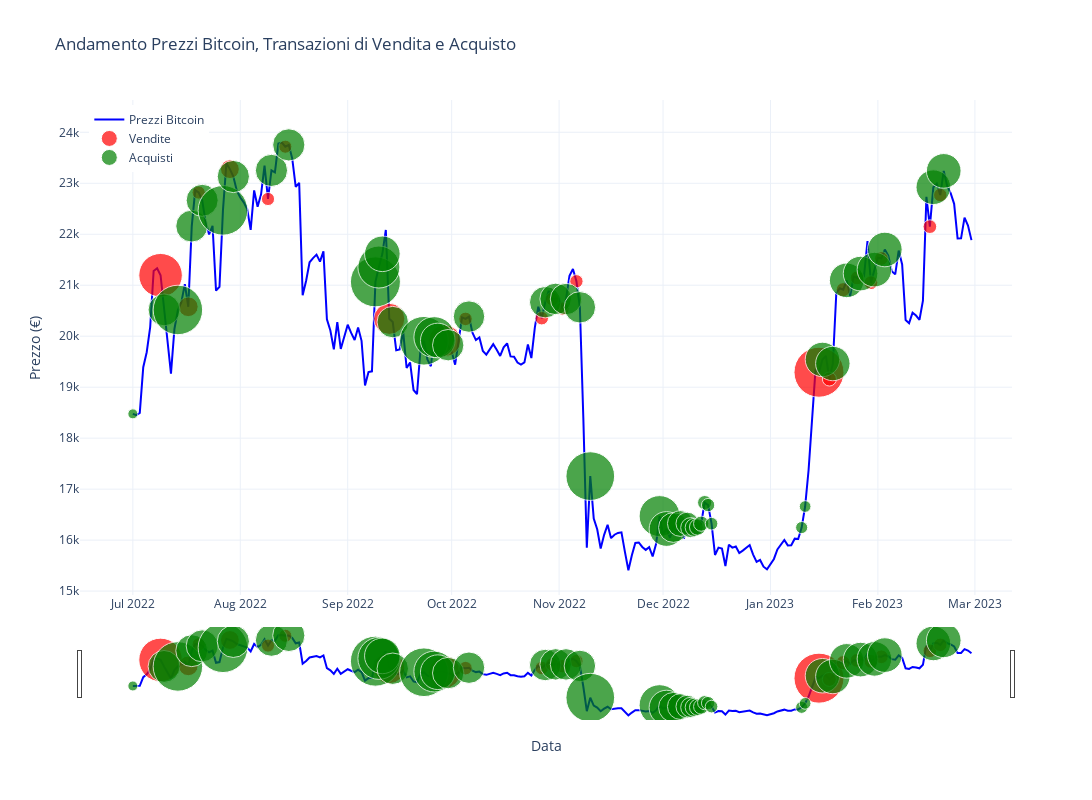

Source (notebook cell):
### Code cell
crea_grafico_transazioni(df_transazioni)

### Figure 1 — Plotly figure (JSON) as saved in the notebook; plotly's stock layout.template omitted (floating-point values rounded to 4 significant figures; data arrays with more than 128 entries replaced by an {"elided": "..."} marker saying what was removed)
{"data": [{"hoverinfo": "x+y", "line": {"color": "blue", "width": 2}, "mode": "lines", "name": "Prezzi Bitcoin", "type": "scatter", "x": {"elided": "243 str values"}, "y": {"elided": "243 float values"}}, {"hoverinfo": "text", "marker": {"color": "red", "opacity": 0.7, "size": [43.54, 19.7, 13.21, 18.87, 13.11, 13.09, 31.15, 31.98, 13.5, 13.41, 13.37, 13.36, 13.35, 50, 14.06, 14.07, 13.78, 13.76, 13.74, 13.68, 13.49]}, "mode": "markers", "name": "Vendite", "text": ["Timestamp: 2022-07-09 00:00:00<br>Prezzo: 21196.38 €<br>Bitcoin venduti: -0.0248<br>Liquidità guadagnata: 525.28 €<br>Valore totale portafoglio: 525.29 €", "Timestamp: 2022-07-17 00:00:00<br>Prezzo: 20577.68 €<br>Bitcoin venduti: -0.0072<br>Liquidità guadagnata: 147.52 €<br>Valore totale portafoglio: 525.73 €", "Timestamp: 2022-07-20 00:00:00<br>Prezzo: 22818.70 €<br>Bitcoin venduti: -0.0024<br>Liquidità guadagnata: 54.13 €<br>Valore totale portafoglio: 527.29 €", "Timestamp: 2022-07-29 00:00:00<br>Prezzo: 23277.88 €<br>Bitcoin venduti: -0.0066<br>Liquidità guadagnata: 152.48 €<br>Valore totale portafoglio: 532.13 €", "Timestamp: 2022-08-09 00:00:00<br>Prezzo: 22691.77 €<br>Bitcoin venduti: -0.0023<br>Liquidità guadagnata: 52.20 €<br>Valore totale portafoglio: 531.12 €", "Timestamp: 2022-08-14 00:00:00<br>Prezzo: 23717.82 €<br>Bitcoin venduti: -0.0023<br>Liquidità guadagnata: 54.17 €<br>Valore totale portafoglio: 532.18 €", "Timestamp: 2022-09-13 00:00:00<br>Prezzo: 20340.89 €<br>Bitcoin venduti: -0.0156<br>Liquidità guadagnata: 317.79 €<br>Valore totale portafoglio: 513.97 €", "Timestamp: 2022-09-29 00:00:00<br>Prezzo: 19912.35 €<br>Bitcoin venduti: -0.0162<br>Liquidità guadagnata: 323.31 €<br>Valore totale portafoglio: 512.79 €", "Timestamp: 2022-10-05 00:00:00<br>Prezzo: 20339.48 €<br>Bitcoin venduti: -0.0026<br>Liquidità guadagnata: 52.61 €<br>Valore totale portafoglio: 514.12 €", "Timestamp: 2022-10-27 00:00:00<br>Prezzo: 20353.02 €<br>Bitcoin venduti: -0.0025<br>Liquidità guadagnata: 51.33 €<br>Valore totale portafoglio: 514.04 €", "Timestamp: 2022-10-30 00:00:00<br>Prezzo: 20729.80 €<br>Bitcoin venduti: -0.0025<br>Liquidità guadagnata: 51.56 €<br>Valore totale portafoglio: 514.19 €", "Timestamp: 2022-11-02 00:00:00<br>Prezzo: 20541.53 €<br>Bitcoin venduti: -0.0025<br>Liquidità guadagnata: 50.95 €<br>Valore totale portafoglio: 513.72 €", "Timestamp: 2022-11-06 00:00:00<br>Prezzo: 21077.32 €<br>Bitcoin venduti: -0.0025<br>Liquidità guadagnata: 52.23 €<br>Valore totale portafoglio: 514.58 €", "Timestamp: 2023-01-15 00:00:00<br>Prezzo: 19293.44 €<br>Bitcoin venduti: -0.0296<br>Liquidità guadagnata: 570.16 €<br>Valore totale portafoglio: 586.45 €", "Timestamp: 2023-01-18 00:00:00<br>Prezzo: 19160.00 €<br>Bitcoin venduti: -0.0030<br>Liquidità guadagnata: 57.49 €<br>Valore totale portafoglio: 585.30 €", "Timestamp: 2023-01-22 00:00:00<br>Prezzo: 20912.85 €<br>Bitcoin venduti: -0.0030<br>Liquidità guadagnata: 62.89 €<br>Valore totale portafoglio: 589.65 €", "Timestamp: 2023-01-26 00:00:00<br>Prezzo: 21143.86 €<br>Bitcoin venduti: -0.0028<br>Liquidità guadagnata: 59.10 €<br>Valore totale portafoglio: 589.79 €", "Timestamp: 2023-01-30 00:00:00<br>Prezzo: 21050.04 €<br>Bitcoin venduti: -0.0028<br>Liquidità guadagnata: 58.48 €<br>Valore totale portafoglio: 589.29 €", "Timestamp: 2023-02-02 00:00:00<br>Prezzo: 21524.57 €<br>Bitcoin venduti: -0.0028<br>Liquidità guadagnata: 59.54 €<br>Valore totale portafoglio: 589.90 €", "Timestamp: 2023-02-16 00:00:00<br>Prezzo: 22149.28 €<br>Bitcoin venduti: -0.0027<br>Liquidità guadagnata: 60.21 €<br>Valore totale portafoglio: 591.12 €", "Timestamp: 2023-02-19 00:00:00<br>Prezzo: 22770.06 €<br>Bitcoin venduti: -0.0026<br>Liquidità guadagnata: 58.72 €<br>Valore totale portafoglio: 590.72 €"], "type": "scatter", "x": ["2022-07-09T00:00:00", "2022-07-17T00:00:00", "2022-07-20T00:00:00", "2022-07-29T00:00:00", "2022-08-09T00:00:00", "2022-08-14T00:00:00", "2022-09-13T00:00:00", "2022-09-29T00:00:00", "2022-10-05T00:00:00", "2022-10-27T00:00:00", "2022-10-30T00:00:00", "2022-11-02T00:00:00", "2022-11-06T00:00:00", "2023-01-15T00:00:00", "2023-01-18T00:00:00", "2023-01-22T00:00:00", "2023-01-26T00:00:00", "2023-01-30T00:00:00", "2023-02-02T00:00:00", "2023-02-16T00:00:00", "2023-02-19T00:00:00"], "y": [21200.0, 20580.0, 22820.0, 23280.0, 22690.0, 23720.0, 20340.0, 19910.0, 20340.0, 20350.0, 20730.0, 20540.0, 21080.0, 19290.0, 19160.0, 20910.0, 21140.0, 21050.0, 21520.0, 22150.0, 22770.0]}, {"hoverinfo": "text", "marker": {"color": "green", "opacity": 0.7, "size": [10.0, 31.93, 49.48, 31.95, 32.02, 49.63, 32.22, 32.18, 32.22, 50, 42, 35.6, 31.46, 48.63, 40.91, 34.72, 31.41, 31.47, 31.46, 31.47, 31.45, 31.49, 48.68, 40.94, 34.75, 29.8, 25.84, 22.67, 20.14, 18.11, 16.49, 15.19, 14.15, 13.32, 12.66, 12.13, 11.7, 34.49, 34.44, 34.62, 34.63, 34.61, 34.63, 34.68, 34.67]}, "mode": "markers", "name": "Acquisti", "text": ["Timestamp: 2022-07-01 00:00:00<br>Prezzo: 18476.55 €<br>Liquidità spesa: 0.00 €<br>Bitcoin comprati: 0.0000<br>Valore totale portafoglio: 457.89 €", "Timestamp: 2022-07-10 00:00:00<br>Prezzo: 20517.04 €<br>Liquidità spesa: 52.53 €<br>Bitcoin comprati: 0.0026<br>Valore totale portafoglio: 525.29 €", "Timestamp: 2022-07-14 00:00:00<br>Prezzo: 20515.22 €<br>Liquidità spesa: 94.55 €<br>Bitcoin comprati: 0.0046<br>Valore totale portafoglio: 525.28 €", "Timestamp: 2022-07-18 00:00:00<br>Prezzo: 22160.57 €<br>Liquidità spesa: 52.57 €<br>Bitcoin comprati: 0.0024<br>Valore totale portafoglio: 525.73 €", "Timestamp: 2022-07-21 00:00:00<br>Prezzo: 22665.82 €<br>Liquidità spesa: 52.73 €<br>Bitcoin comprati: 0.0023<br>Valore totale portafoglio: 527.29 €", "Timestamp: 2022-07-27 00:00:00<br>Prezzo: 22469.16 €<br>Liquidità spesa: 94.91 €<br>Bitcoin comprati: 0.0042<br>Valore totale portafoglio: 526.83 €", "Timestamp: 2022-07-30 00:00:00<br>Prezzo: 23132.74 €<br>Liquidità spesa: 53.21 €<br>Bitcoin comprati: 0.0023<br>Valore totale portafoglio: 532.13 €", "Timestamp: 2022-08-10 00:00:00<br>Prezzo: 23252.61 €<br>Liquidità spesa: 53.11 €<br>Bitcoin comprati: 0.0023<br>Valore totale portafoglio: 531.12 €", "Timestamp: 2022-08-15 00:00:00<br>Prezzo: 23753.24 €<br>Liquidità spesa: 53.22 €<br>Bitcoin comprati: 0.0022<br>Valore totale portafoglio: 532.18 €", "Timestamp: 2022-09-09 00:00:00<br>Prezzo: 21065.99 €<br>Liquidità spesa: 95.79 €<br>Bitcoin comprati: 0.0045<br>Valore totale portafoglio: 526.16 €", "Timestamp: 2022-09-10 00:00:00<br>Prezzo: 21356.98 €<br>Liquidità spesa: 76.63 €<br>Bitcoin comprati: 0.0036<br>Valore totale portafoglio: 528.13 €", "Timestamp: 2022-09-11 00:00:00<br>Prezzo: 21616.79 €<br>Liquidità spesa: 61.31 €<br>Bitcoin comprati: 0.0028<br>Valore totale portafoglio: 530.83 €", "Timestamp: 2022-09-14 00:00:00<br>Prezzo: 20277.40 €<br>Liquidità spesa: 51.40 €<br>Bitcoin comprati: 0.0025<br>Valore totale portafoglio: 513.97 €", "Timestamp: 2022-09-23 00:00:00<br>Prezzo: 19910.90 €<br>Liquidità spesa: 92.52 €<br>Bitcoin comprati: 0.0046<br>Valore totale portafoglio: 513.04 €", "Timestamp: 2022-09-26 00:00:00<br>Prezzo: 19982.45 €<br>Liquidità spesa: 74.01 €<br>Bitcoin comprati: 0.0037<br>Valore totale portafoglio: 513.56 €", "Timestamp: 2022-09-27 00:00:00<br>Prezzo: 19915.50 €<br>Liquidità spesa: 59.21 €<br>Bitcoin comprati: 0.0030<br>Valore totale portafoglio: 512.83 €", "Timestamp: 2022-09-30 00:00:00<br>Prezzo: 19824.31 €<br>Liquidità spesa: 51.28 €<br>Bitcoin comprati: 0.0026<br>Valore totale portafoglio: 512.79 €", "Timestamp: 2022-10-06 00:00:00<br>Prezzo: 20384.90 €<br>Liquidità spesa: 51.41 €<br>Bitcoin comprati: 0.0025<br>Valore totale portafoglio: 514.12 €", "Timestamp: 2022-10-28 00:00:00<br>Prezzo: 20667.62 €<br>Liquidità spesa: 51.40 €<br>Bitcoin comprati: 0.0025<br>Valore totale portafoglio: 514.04 €", "Timestamp: 2022-10-31 00:00:00<br>Prezzo: 20732.40 €<br>Liquidità spesa: 51.42 €<br>Bitcoin comprati: 0.0025<br>Valore totale portafoglio: 514.19 €", "Timestamp: 2022-11-03 00:00:00<br>Prezzo: 20729.24 €<br>Liquidità spesa: 51.37 €<br>Bitcoin comprati: 0.0025<br>Valore totale portafoglio: 513.72 €", "Timestamp: 2022-11-07 00:00:00<br>Prezzo: 20566.70 €<br>Liquidità spesa: 51.46 €<br>Bitcoin comprati: 0.0025<br>Valore totale portafoglio: 514.58 €", "Timestamp: 2022-11-10 00:00:00<br>Prezzo: 17255.77 €<br>Liquidità spesa: 92.62 €<br>Bitcoin comprati: 0.0054<br>Valore totale portafoglio: 506.30 €", "Timestamp: 2022-11-30 00:00:00<br>Prezzo: 16471.54 €<br>Liquidità spesa: 74.10 €<br>Bitcoin comprati: 0.0045<br>Valore totale portafoglio: 500.13 €", "Timestamp: 2022-12-02 00:00:00<br>Prezzo: 16218.27 €<br>Liquidità spesa: 59.28 €<br>Bitcoin comprati: 0.0037<br>Valore totale portafoglio: 496.99 €", "Timestamp: 2022-12-04 00:00:00<br>Prezzo: 16247.14 €<br>Liquidità spesa: 47.42 €<br>Bitcoin comprati: 0.0029<br>Valore totale portafoglio: 497.46 €", "Timestamp: 2022-12-06 00:00:00<br>Prezzo: 16326.10 €<br>Liquidità spesa: 37.94 €<br>Bitcoin comprati: 0.0023<br>Valore totale portafoglio: 498.95 €", "Timestamp: 2022-12-08 00:00:00<br>Prezzo: 16326.22 €<br>Liquidità spesa: 30.35 €<br>Bitcoin comprati: 0.0019<br>Valore totale portafoglio: 498.95 €", "Timestamp: 2022-12-09 00:00:00<br>Prezzo: 16244.92 €<br>Liquidità spesa: 24.28 €<br>Bitcoin comprati: 0.0015<br>Valore totale portafoglio: 497.07 €", "Timestamp: 2022-12-10 00:00:00<br>Prezzo: 16248.86 €<br>Liquidità spesa: 19.42 €<br>Bitcoin comprati: 0.0012<br>Valore totale portafoglio: 497.17 €", "Timestamp: 2022-12-11 00:00:00<br>Prezzo: 16257.11 €<br>Liquidità spesa: 15.54 €<br>Bitcoin comprati: 0.0010<br>Valore totale portafoglio: 497.38 €", "Timestamp: 2022-12-12 00:00:00<br>Prezzo: 16322.68 €<br>Liquidità spesa: 12.43 €<br>Bitcoin comprati: 0.0008<br>Valore totale portafoglio: 499.14 €", "Timestamp: 2022-12-13 00:00:00<br>Prezzo: 16736.26 €<br>Liquidità spesa: 9.95 €<br>Bitcoin comprati: 0.0006<br>Valore totale portafoglio: 510.53 €", "Timestamp: 2022-12-14 00:00:00<br>Prezzo: 16687.33 €<br>Liquidità spesa: 7.96 €<br>Bitcoin comprati: 0.0005<br>Valore totale portafoglio: 509.15 €", "Timestamp: 2022-12-15 00:00:00<br>Prezzo: 16322.28 €<br>Liquidità spesa: 6.37 €<br>Bitcoin comprati: 0.0004<br>Valore totale portafoglio: 498.71 €", "Timestamp: 2023-01-10 00:00:00<br>Prezzo: 16246.46 €<br>Liquidità spesa: 5.09 €<br>Bitcoin comprati: 0.0003<br>Valore totale portafoglio: 496.51 €", "Timestamp: 2023-01-11 00:00:00<br>Prezzo: 16659.37 €<br>Liquidità spesa: 4.07 €<br>Bitcoin comprati: 0.0002<br>Valore totale portafoglio: 508.61 €", "Timestamp: 2023-01-16 00:00:00<br>Prezzo: 19544.50 €<br>Liquidità spesa: 58.65 €<br>Bitcoin comprati: 0.0030<br>Valore totale portafoglio: 586.45 €", "Timestamp: 2023-01-19 00:00:00<br>Prezzo: 19464.44 €<br>Liquidità spesa: 58.53 €<br>Bitcoin comprati: 0.0030<br>Valore totale portafoglio: 585.30 €", "Timestamp: 2023-01-23 00:00:00<br>Prezzo: 21096.01 €<br>Liquidità spesa: 58.97 €<br>Bitcoin comprati: 0.0028<br>Valore totale portafoglio: 589.65 €", "Timestamp: 2023-01-27 00:00:00<br>Prezzo: 21228.64 €<br>Liquidità spesa: 58.98 €<br>Bitcoin comprati: 0.0028<br>Valore totale portafoglio: 589.79 €", "Timestamp: 2023-01-31 00:00:00<br>Prezzo: 21305.56 €<br>Liquidità spesa: 58.93 €<br>Bitcoin comprati: 0.0028<br>Valore totale portafoglio: 589.29 €", "Timestamp: 2023-02-03 00:00:00<br>Prezzo: 21701.17 €<br>Liquidità spesa: 58.99 €<br>Bitcoin comprati: 0.0027<br>Valore totale portafoglio: 589.90 €", "Timestamp: 2023-02-17 00:00:00<br>Prezzo: 22923.22 €<br>Liquidità spesa: 59.11 €<br>Bitcoin comprati: 0.0026<br>Valore totale portafoglio: 591.12 €", "Timestamp: 2023-02-20 00:00:00<br>Prezzo: 23243.06 €<br>Liquidità spesa: 59.07 €<br>Bitcoin comprati: 0.0025<br>Valore totale portafoglio: 590.72 €"], "type": "scatter", "x": ["2022-07-01T00:00:00", "2022-07-10T00:00:00", "2022-07-14T00:00:00", "2022-07-18T00:00:00", "2022-07-21T00:00:00", "2022-07-27T00:00:00", "2022-07-30T00:00:00", "2022-08-10T00:00:00", "2022-08-15T00:00:00", "2022-09-09T00:00:00", "2022-09-10T00:00:00", "2022-09-11T00:00:00", "2022-09-14T00:00:00", "2022-09-23T00:00:00", "2022-09-26T00:00:00", "2022-09-27T00:00:00", "2022-09-30T00:00:00", "2022-10-06T00:00:00", "2022-10-28T00:00:00", "2022-10-31T00:00:00", "2022-11-03T00:00:00", "2022-11-07T00:00:00", "2022-11-10T00:00:00", "2022-11-30T00:00:00", "2022-12-02T00:00:00", "2022-12-04T00:00:00", "2022-12-06T00:00:00", "2022-12-08T00:00:00", "2022-12-09T00:00:00", "2022-12-10T00:00:00", "2022-12-11T00:00:00", "2022-12-12T00:00:00", "2022-12-13T00:00:00", "2022-12-14T00:00:00", "2022-12-15T00:00:00", "2023-01-10T00:00:00", "2023-01-11T00:00:00", "2023-01-16T00:00:00", "2023-01-19T00:00:00", "2023-01-23T00:00:00", "2023-01-27T00:00:00", "2023-01-31T00:00:00", "2023-02-03T00:00:00", "2023-02-17T00:00:00", "2023-02-20T00:00:00"], "y": [18480.0, 20520.0, 20520.0, 22160.0, 22670.0, 22470.0, 23130.0, 23250.0, 23750.0, 21070.0, 21360.0, 21620.0, 20280.0, 19910.0, 19980.0, 19920.0, 19820.0, 20380.0, 20670.0, 20730.0, 20730.0, 20570.0, 17260.0, 16470.0, 16220.0, 16250.0, 16330.0, 16330.0, 16240.0, 16250.0, 16260.0, 16320.0, 16740.0, 16690.0, 16320.0, 16250.0, 16660.0, 19540.0, 19460.0, 21100.0, 21230.0, 21310.0, 21700.0, 22920.0, 23240.0]}], "layout": {"height": 800, "hovermode": "closest", "legend": {"x": 0.01, "xanchor": "left", "y": 0.99, "yanchor": "top"}, "title": {"text": "Andamento Prezzi Bitcoin, Transazioni di Vendita e Acquisto"}, "width": 1200, "xaxis": {"rangeslider": {"visible": true}, "title": {"text": "Data"}, "type": "date"}, "yaxis": {"title": {"text": "Prezzo (€)"}}}}
